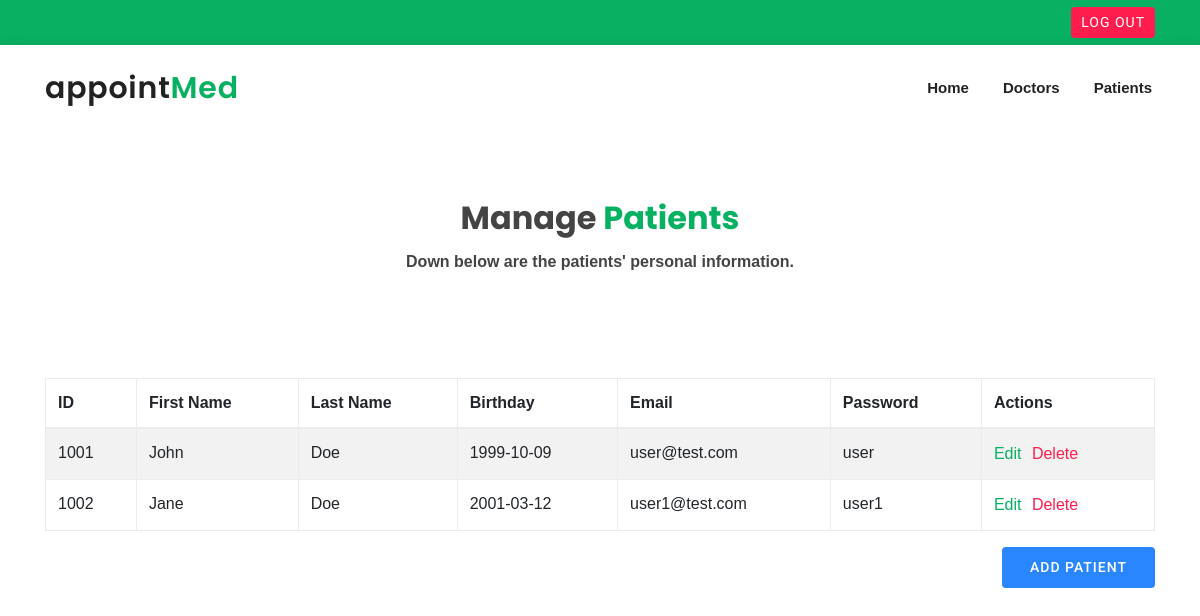
Page /admin/admin-patient.php (signed in) on the committed database.
### tables this page shows
CREATE TABLE `patient` (
  `id` int(10) UNSIGNED NOT NULL,
  `FName` varchar(30) NOT NULL,
  `LName` varchar(30) NOT NULL,
  `Email` varchar(70) NOT NULL,
  `Bday` date NOT NULL DEFAULT current_timestamp(),
  `Pass` varchar(255) NOT NULL
);

### admin/oop/db_connect.php (called while the page is built, shortened)
<?php
class DbConnection{
    public $host = 'localhost';
    public $username = 'root';
    public $password = '';
    public $database = 'appointmed_db';
    protected $connection;
    public function __construct(){
        if (!isset($this->connection)) {
            $this->connection = new mysqli($this->host, $this->username, $this->password, $this->database);
        }
        return $this->connection;
    }
}
?>

### admin/oop/patient_function.php (called while the page is built, shortened)
<?php
    include_once('db_connect.php');
    class Patient extends DbConnection{
    public function displayPatient(){
        $sql = "SELECT * FROM patient ORDER BY id";
        $result = mysqli_query($this->connection, $sql);
        return $result;
    }
}
?>

### admin/admin-patient.php (the view, shortened to what this page needs)
<?php
  include 'oop/patient_function.php';
  $user = new Patient();
?>
<!DOCTYPE html>
<html>
<head>
    <link rel="stylesheet" href="https://stackpath.bootstrapcdn.com/bootstrap/4.5.0/css/bootstrap.min.css">
    <link rel="stylesheet" href="https://maxcdn.bootstrapcdn.com/font-awesome/4.7.0/css/font-awesome.min.css">
  	<link href="assets/vendor/bootstrap/css/bootstrap.min.css" rel="stylesheet">
  	<link href="assets/vendor/bootstrap-icons/bootstrap-icons.css" rel="stylesheet">
  	<link href="assets/vendor/boxicons/css/boxicons.min.css" rel="stylesheet">
  	<link href="assets/css/admin.css?v=<?php echo time(); ?>" rel="stylesheet">
</head>
<body>
<?php include "section/header.php" ?>
<section id="appointment" class="d-flex">
		<div class="container">
		<div class="section-appointment">
			<h3>Manage <span>Patients</span></h3>
			<p>Down below are the patients' personal information.</p>
			</div>
		</div>
		</section>
    <div class="container-xl">
    <div class="table-responsive">
        <div class="table-wrapper">
            <table class="table table-striped table-hover table-bordered">
                <thead>
                    <tr>
                        <th>ID</th>
                        <th>First Name </th>
                        <th>Last Name</th>
                        <th>Birthday</th>
                        <th>Email</th>
                        <th>Password</th>
                        <th>Actions</th>
                    </tr>
                </thead>
                <tbody>
                <?php
                    $result = $user->displayPatient();
                    while($data = mysqli_fetch_assoc($result)){
                         if($data['id'] > 1){
                         ?>
                        <tr>
                        <form method="post">
                        <td><?php echo $data['id'] ?></td>
                        <td><?php echo $data['FName'] ?></td>
                        <td><?php echo $data['LName'] ?></td>
                        <td><?php echo $data['Bday'] ?></td>
                        <td><?php echo $data['Email'] ?></td>
                        <td><?php echo $data['Pass'] ?></td>
                        <td>
                            <a href="patient-edit.php?id=<?php echo $data["id"]; ?>">Edit</a>
                            <input  type="submit" formmethod="post" name="delete" value="Delete" onclick="return confirm('Are you sure you want to delete doctor?')">
                        </td>
                        </form>
                        </tr>
                        <?php }; ?>
                        <?php }; ?>
                    </tbody>
                </table>
            </div>
        </div>
        <div class="d-flex justify-content-end">
          <a href="patient-add.php" class="btn-appoint">Add Patient</a>
        </div>
    </div>
</body>
</html>

### admin/assets/css/admin.css (style rules this page uses)
body { font-family: "Montserrat", sans-serif; color: #444444; }
a { color: #08b162; text-decoration: none; }
h1, h2, h3, h4, h5, h6 { font-family: "Poppins", sans-serif; }
#appointment { width: 100%; background: white top left; background-size: cover; position: relative; }
section { padding: 74px 0; overflow: hidden; }
.section-appointment { text-align: center; padding-bottom: 30px; margin-top:-20px; }
.section-appointment h3 { margin: 15px 0 0 0; font-size: 32px; font-weight: 700; }
.section-appointment h3 span { color: #08b162; }
.section-appointment p { margin: 15px auto 0 auto; font-weight: 600; }
input { background-color: Transparent; background-repeat:no-repeat; border: none; cursor:pointer; overflow: hidden; outline:none; color:#ff1d4e; }
.btn-appoint { font-family: "Roboto", sans-serif; text-transform: uppercase; font-weight: 500; font-size: 14px; letter-spacing: 1px; display: inline-block; padding: 10px 28px; border-radius: 4px; transition: 0.5s; color: #fff; background: #2a86ff; }

### rows in the picture
patient: id "1001", FName "John", LName "Doe", Bday "1999-10-09", Email "user@test.com", Pass "user"
patient: id "1002", FName "Jane", LName "Doe", Bday "2001-03-12", Email "user1@test.com", Pass "user1"
